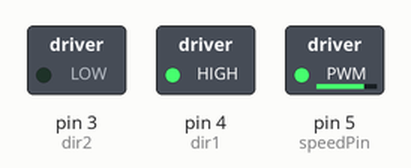
Simulated run of this sketch. Board: Arduino Uno, built with avr-gcc and run on an emulated ATmega328P. Shown: switched loads named in the sketch (green lamp = pin HIGH).

Above: at 0.1 s.
Timing chart, 0 to 1.6 s (numbered marks = the images above):
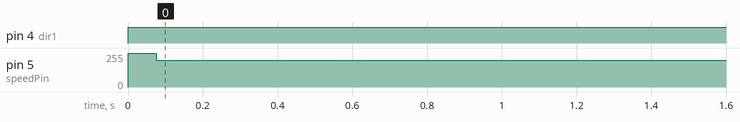

Measured:
- by itself, pin 4 (dir1): LOW → HIGH at 0.00 s
- by itself, pin 5 (speedPin): 0/255 → 255/255 at 0.00 s, → 200/255 0.08 s later

The sketch:

37_dc_motor.ino
```cpp
// motor controller
int speedPin=5; // pin1 on chip - EN1
int dir1=4; // pin2 on chip - IN1
int dir2=3; // pin7 on chip - IN2
int mSpeed=255;             // 100 - 255
boolean engineStarted = false;

void setup() {
  // put your setup code here, to run once:
pinMode(speedPin, OUTPUT);
pinMode(dir1, OUTPUT);
pinMode(dir2, OUTPUT);
Serial.begin(9600);
}

void loop() {
  // put your main code here, to run repeatedly:
setDirection();
while (!engineStarted){
kickStart();
engineStarted = true;
}
keepRunning();
}

void setDirection(){
  digitalWrite(dir1, HIGH);
  digitalWrite(dir2, LOW); // have to be opposite
}

void kickStart(){
  analogWrite(speedPin, mSpeed);
delay(75); // kick start
}

void keepRunning(){
  analogWrite(speedPin,200);
delay(5000);
}
```
